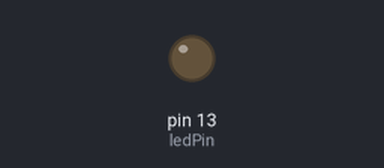
The sketch below on a simulated Arduino Uno, built with avr-gcc and run on an emulated ATmega328P. On the bench: output pins drawn as LEDs (lit = HIGH).

Above: at 0.5 s.
At 37.7 s:
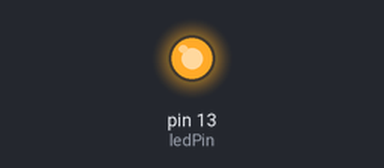
Timing chart, 0 to 38.0 s (numbered marks = the images above):
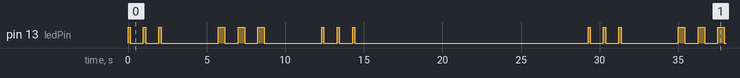

Measured:
- by itself, pin 13 (ledPin): repeats every 29.3 s: 2 × (LOW 0.84 s, HIGH 0.14 s), LOW 3.6 s, 2 × (HIGH 0.42 s, LOW 0.84 s), HIGH 0.42 s, LOW 3.6 s, 2 × (HIGH 0.14 s, LOW 0.84 s), HIGH 0.14 s, LOW 14.8 s, HIGH 0.14 s
- by itself, everything shown: repeats every 29.3 s, in 18 steps

The sketch:

morse_sos.ino
```cpp
const int ledPin = 13; // LED connected to digital pin 13

void setup() {
  pinMode(ledPin, OUTPUT); // Initialize the LED pin as an output
}

void loop() {
  // Morse code for "SOS"
  String message = "... --- ...";

  for (int i = 0; i < message.length(); i++) {
    if (message[i] == '.') {
      dot(); // DOT
    } else if (message[i] == '-') {
      dash(); // DASH
    } else if (message[i] == ' ') {
      delay(2100); // Space between letters (3 units * 700 ms)
    }
    delay(700); // Space between dots and dashes (1 unit * 700 ms)
  }

  delay(14000); // Space between repetitions of "SOS" (20 units * 700 ms)
}

void dot() {
  digitalWrite(ledPin, HIGH);
  delay(140); // 0.2 seconds (0.7 seconds / 3.5)
  digitalWrite(ledPin, LOW);
  delay(140); // 0.2 seconds off
}

void dash() {
  digitalWrite(ledPin, HIGH);
  delay(420); // 0.6 seconds (0.7 seconds * 3 / 1.5)
  digitalWrite(ledPin, LOW);
  delay(140); // 0.2 seconds off
}
```
